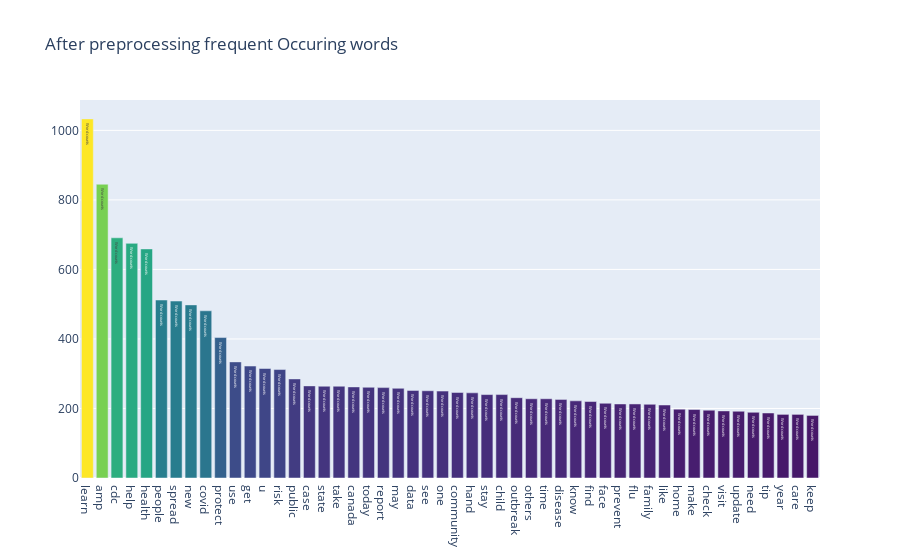

This figure's notebook cell:
### Code cell
#bar graph to represent the most frequent words
import chart_studio.plotly as py
import plotly.graph_objs as go
from plotly.offline import download_plotlyjs, init_notebook_mode, plot, iplot
init_notebook_mode(connected=True)
data = [go.Bar(
            x = words_list_after.index.values[0:50],
            y = words_list_after.values[0:50],
            marker= dict(colorscale='Viridis',
                         color = words_list_after.values[0:100]
                        ),
            text='Word counts'
    )]

layout = go.Layout(
    title='After preprocessing frequent Occuring words'
)

fig = go.Figure(data=data, layout=layout)

iplot(fig, filename='basic-bar')

### Figure 1 — Plotly figure (JSON) as saved in the notebook; plotly's stock layout.template omitted (floating-point values rounded to 4 significant figures)
{"data": [{"marker": {"color": [1033, 845, 691, 675, 659, 512, 509, 498, 481, 404, 334, 322, 315, 312, 285, 265, 264, 264, 262, 261, 260, 258, 252, 251, 250, 246, 245, 240, 240, 231, 228, 228, 226, 222, 220, 215, 213, 213, 212, 210, 198, 197, 195, 193, 192, 189, 187, 183, 183, 180, 178, 178, 176, 175, 172, 170, 170, 167, 166, 166, 166, 163, 163, 163, 162, 159, 158, 157, 157, 157, 156, 154, 153, 150, 149, 148, 146, 144, 144, 143, 140, 139, 138, 137, 137, 136, 134, 133, 132, 132, 129, 128, 128, 127, 126, 125, 125, 124, 123, 122], "colorscale": [[0, "#440154"], [0.1111, "#482878"], [0.2222, "#3e4989"], [0.3333, "#31688e"], [0.4444, "#26828e"], [0.5556, "#1f9e89"], [0.6667, "#35b779"], [0.7778, "#6ece58"], [0.8889, "#b5de2b"], [1, "#fde725"]]}, "text": "Word counts", "type": "bar", "x": ["learn", "amp", "cdc", "help", "health", "people", "spread", "new", "covid", "protect", "use", "get", "u", "risk", "public", "case", "state", "take", "canada", "today", "report", "may", "data", "see", "one", "community", "hand", "stay", "child", "outbreak", "others", "time", "disease", "know", "find", "face", "prevent", "flu", "family", "like", "home", "make", "check", "visit", "update", "need", "tip", "year", "care", "keep"], "y": [1033, 845, 691, 675, 659, 512, 509, 498, 481, 404, 334, 322, 315, 312, 285, 265, 264, 264, 262, 261, 260, 258, 252, 251, 250, 246, 245, 240, 240, 231, 228, 228, 226, 222, 220, 215, 213, 213, 212, 210, 198, 197, 195, 193, 192, 189, 187, 183, 183, 180]}], "layout": {"title": {"text": "After preprocessing frequent Occuring words"}}}
